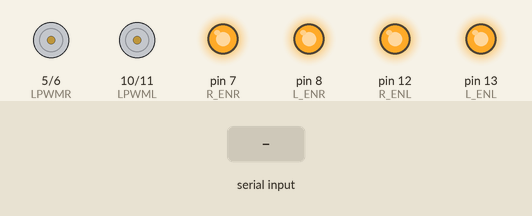
This sketch was run on a simulated Arduino Uno, built with avr-gcc and run on an emulated ATmega328P. Parts: motor-driver pin pairs drawn as motors (green arrow = first pin HIGH = forward, orange = second pin HIGH = backward, longer = more drive), output pins drawn as LEDs (lit = HIGH). The inputs (shaded band) are chosen by the test bench.

Above: at 1.2 s.
1.3 s: "1" received over the second serial link
At 2.5 s:
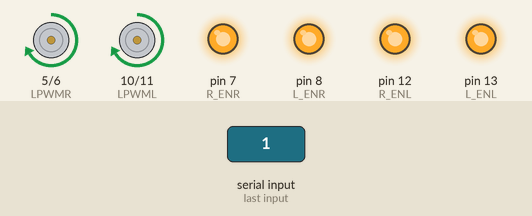
2.8 s: "2" received over the second serial link
At 3.7 s:
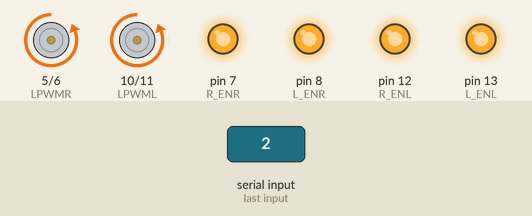
4.3 s: "5" received over the second serial link
At 4.9 s:
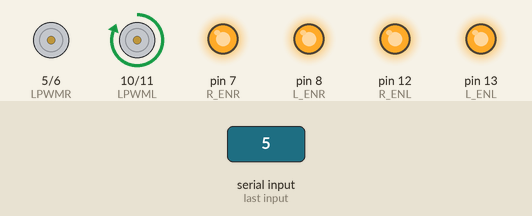
5.8 s: "6" received over the second serial link
At 7.0 s:
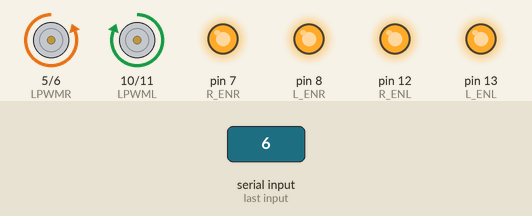
7.3 s: "3" received over the second serial link
At 8.4 s:
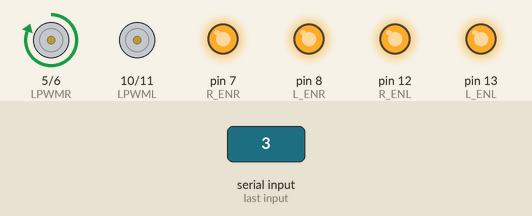
8.8 s: "4" received over the second serial link
At 9.5 s:
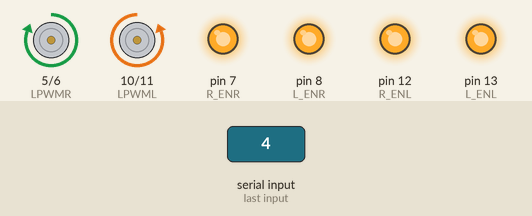
Timing chart, 0 to 11.3 s (numbered marks = the images above; inputs shaded):
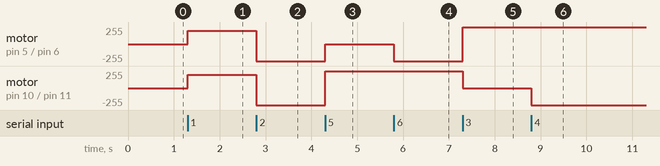

The sketch:

driver_sumo_secret.ino
```cpp
int L_ENL=13;
int R_ENL=12;
int RPWML=11;
int LPWML=10;
int L_ENR=8;
int R_ENR=7;
int RPWMR=6;
int LPWMR=5;
int R1=2;
int R2=9;
int i;
int state = 0;
#include <SoftwareSerial.h>
SoftwareSerial mySer(3, 4);//RX TX

void setup() {
  pinMode(RPWML,OUTPUT);
  pinMode(LPWML,OUTPUT);
  pinMode(RPWMR,OUTPUT);
  pinMode(LPWMR,OUTPUT);
  pinMode(R_ENL,OUTPUT);
  pinMode(L_ENL,OUTPUT);
  pinMode(R_ENR,OUTPUT);
  pinMode(L_ENR,OUTPUT);

  digitalWrite(R_ENL,HIGH);
  digitalWrite(L_ENL,HIGH);
  digitalWrite(R_ENR,HIGH);
  digitalWrite(L_ENR,HIGH);
  //Serial.begin(9600); // Default communication rate of the Bluetooth module
  mySer.begin(9600);
}

void loop() {
 if(mySer.available() >0){
     state = mySer.read();
 }
   if (state == '0') {
  analogWrite(LPWML,0); //Turn off all
  analogWrite(RPWML,0);
  analogWrite(LPWMR,0);
  analogWrite(RPWMR,0);
  digitalWrite(R1, LOW);
  digitalWrite(R2, LOW);
  delay(0.000062255);
 //state = 0;
 }
  else if (state == '1') {
  analogWrite(LPWML,200);
  analogWrite(RPWML,0);
  analogWrite(LPWMR,200);
  analogWrite(RPWMR,0);
  delay(0.000062255);
  state = 0;
 }
  else if (state == '2') {
  analogWrite(LPWML,0); // back
  analogWrite(RPWML,255);
  analogWrite(LPWMR,0);
  analogWrite(RPWMR,255);
  delay(0.000062255);
  state = 0;
 }
 else if (state == '5') {
  analogWrite(LPWML,255); // right
  analogWrite(RPWML,0);
  analogWrite(LPWMR,0);
  analogWrite(RPWMR,0);
  delay(0.000062255);
  state = 0;
 }
 else if (state == '6') {
  analogWrite(LPWML,255); // right2
  analogWrite(RPWML,0);
  analogWrite(LPWMR,0);
  analogWrite(RPWMR,255);
  delay(0.000062255);
  state = 0;
 }
 else if (state == '3') {
  analogWrite(LPWML,0); // left
  analogWrite(RPWML,0);
  analogWrite(LPWMR,255);
  analogWrite(RPWMR,0);
  delay(0.000062255);
  state = 0;
 }
 else if (state == '4') {
  analogWrite(LPWML,0); // left2
  analogWrite(RPWML,255);
  analogWrite(LPWMR,255);
  analogWrite(RPWMR,0);
  delay(0.000062255);
  state = 0;
 }
 else if (state == '7') {
  analogWrite(LPWML,255); // Boost
  analogWrite(RPWML,0);
  analogWrite(LPWMR,255);
  analogWrite(RPWMR,0);
  analogWrite(R1, 255);
  analogWrite(R2, 255);
  delay(0.000062255);
  state = 0;
 }
}
```

Measured:
- after the input at 1.3 s, motor on pin 5 (LPWMR) / pin 6 (RPWMR), motor on pin 10 (LPWML) / pin 11 (RPWML): stopped → forward 200/255 at once
- after the input at 2.8 s, motor on pin 5 (LPWMR) / pin 6 (RPWMR), motor on pin 10 (LPWML) / pin 11 (RPWML): forward 200/255 → backward 255/255 at once
- after the input at 4.3 s, motor on pin 5 (LPWMR) / pin 6 (RPWMR): backward 255/255 → stopped at once; motor on pin 10 (LPWML) / pin 11 (RPWML): backward 255/255 → forward 255/255 at once
- after the input at 5.8 s, motor on pin 5 (LPWMR) / pin 6 (RPWMR): stopped → backward 255/255 at once
- after the input at 7.3 s, motor on pin 5 (LPWMR) / pin 6 (RPWMR): backward 255/255 → forward 255/255 at once; motor on pin 10 (LPWML) / pin 11 (RPWML): forward 255/255 → stopped at once
- after the input at 8.8 s, motor on pin 10 (LPWML) / pin 11 (RPWML): stopped → backward 255/255 at once
